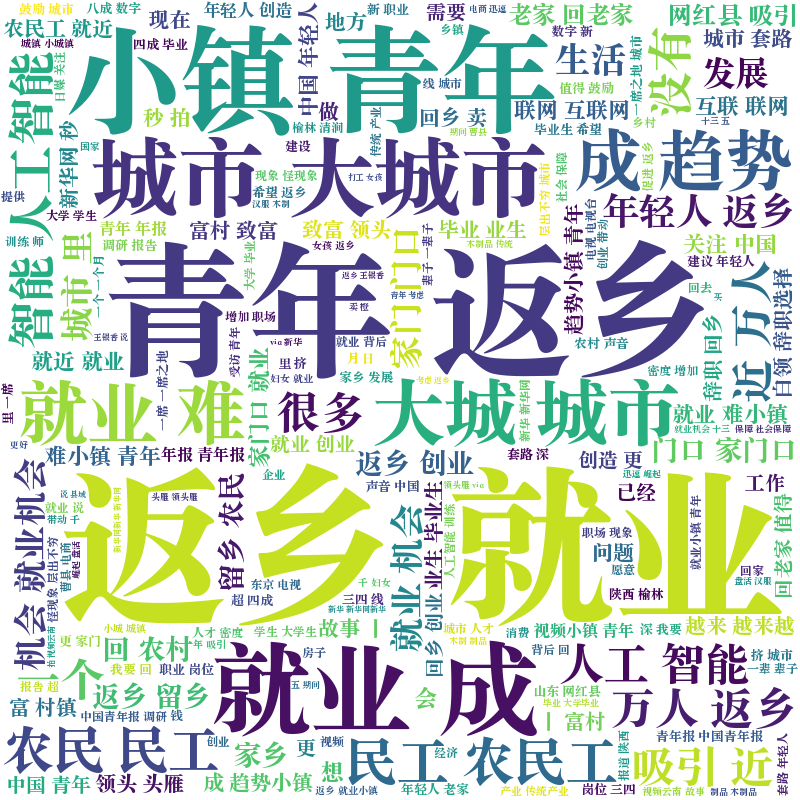

The Python source for this figure:
from wordcloud import WordCloud
import matplotlib.pyplot as plt


def img_grearte():
    with open("txt_comment.txt", "r") as file:
        txt = file.read()
    word = WordCloud(background_color="white",
                     width=800,
                     height=800,
                     font_path='Songti.ttc',
                     ).generate(txt)
    word.to_file("comment_word_cloud.png")
    plt.imshow(word)
    plt.axis("off")
    plt.show()


if __name__ == "__main__":
    img_grearte()
